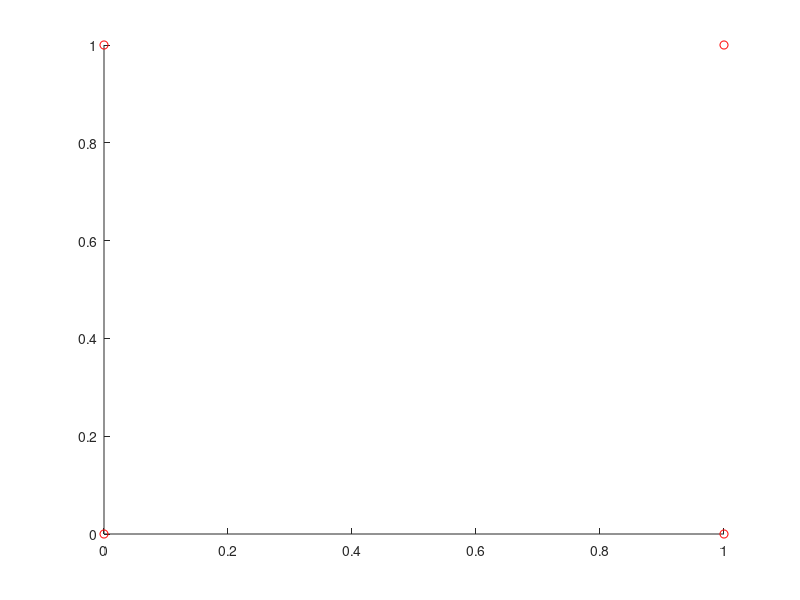

The MATLAB script that drew this image: (Note: this script raises an error after producing the figure.)
clear all; clc; close all;

% Choose set of inital points
x = [0 0 1 1];
y = [0 1 1 0];


% Weight Vector
w = [1 1 1];

%  Plot the initial points
figure(1)
hold on
plot(x, y, 'r o');

% Split Points and Average Points calculated from Functions
xs = splitPts(x);
ys = splitPts(y);
xa = averagePts(xs, w);
ya = averagePts(ys, w);

% Initalize values for convergence test in while loop
dx = xa - xs;
dy = ya - ys;
node = max(sqrt(dx.^2 + dy.^2));

% Count number of iteration
count = 0;


while node >= 0.001 && count < 15
    % Calculate new split and average vectors
    xs = splitPts(x);
    ys = splitPts(y);
    xa = averagePts(xs, w);
    ya = averagePts(ys, w);
    x = xa;
    y = ya;
    
    % Calculate max displacement for convergence test
    dx = xa - xs;
    dy = ya - ys;
    node = max(sqrt(dx.^2 + dy.^2));
    
    count = count +1;
end

% Plot the final points
plot(xs, ys, 'm .');
legend('Inital Points', 'Final Points') 